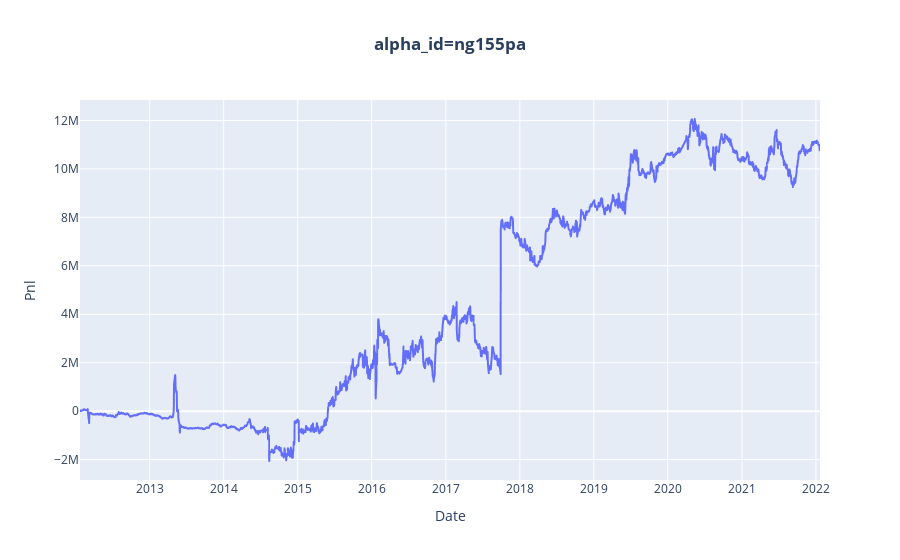

Write notebook code for a chart like this one.
### Markdown cell above
### Visualise pnl of an alpha

### Code cell
alpha_pnl = ace.get_alpha_pnl(s, result_st1['alpha_id'][0])
px.line(x = alpha_pnl.index, y = alpha_pnl.Pnl, title=f'<b>alpha_id={hf.make_clickable_alpha_id(alpha_pnl.alpha_id[0])}</b>')\
    .update_layout(xaxis_title="Date", yaxis_title="Pnl", title_x=0.5)

### Figure 1 — Plotly figure (JSON) as saved in the notebook; plotly's stock layout.template omitted (floating-point values rounded to 4 significant figures; data arrays with more than 128 entries replaced by an {"elided": "..."} marker saying what was removed)
{"data": [{"hovertemplate": "x=%{x}<br>y=%{y}<extra></extra>", "legendgroup": "", "line": {"color": "#636efa", "dash": "solid"}, "marker": {"symbol": "circle"}, "mode": "lines", "name": "", "showlegend": false, "type": "scattergl", "x": {"elided": "2496 str values"}, "xaxis": "x", "y": {"elided": "2496 int values"}, "yaxis": "y"}], "layout": {"legend": {"tracegroupgap": 0}, "title": {"text": "<b>alpha_id=<a href=\"https://platform.worldquantbrain.com/alpha/ng155pa\">ng155pa</a></b>", "x": 0.5}, "xaxis": {"anchor": "y", "domain": [0, 1], "title": {"text": "Date"}}, "yaxis": {"anchor": "x", "domain": [0, 1], "title": {"text": "Pnl"}}}}
